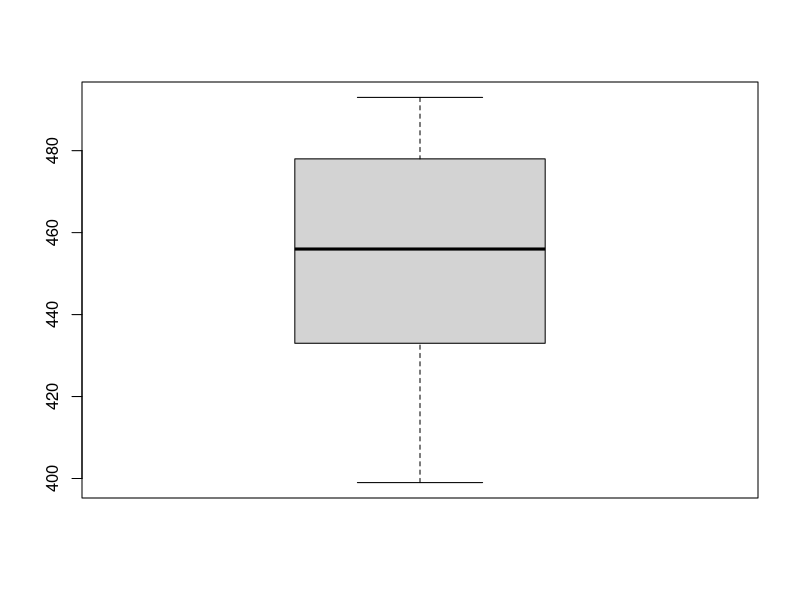
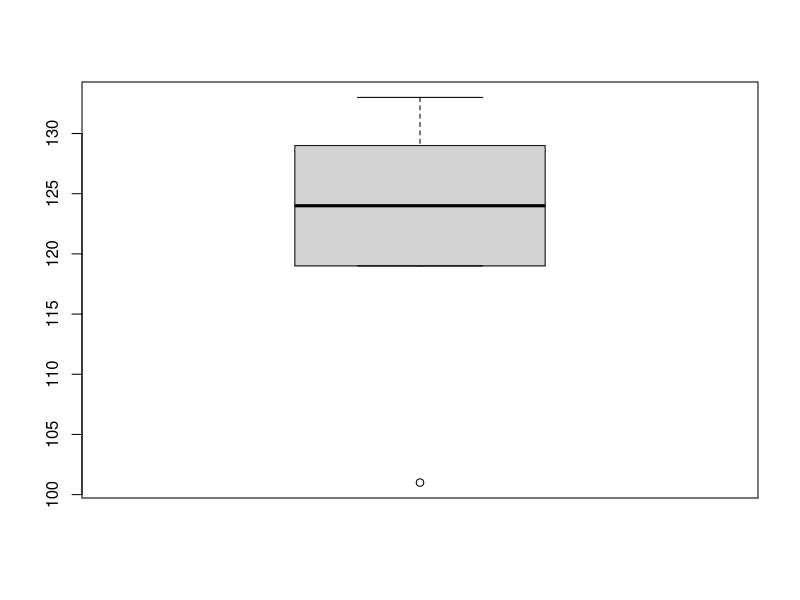
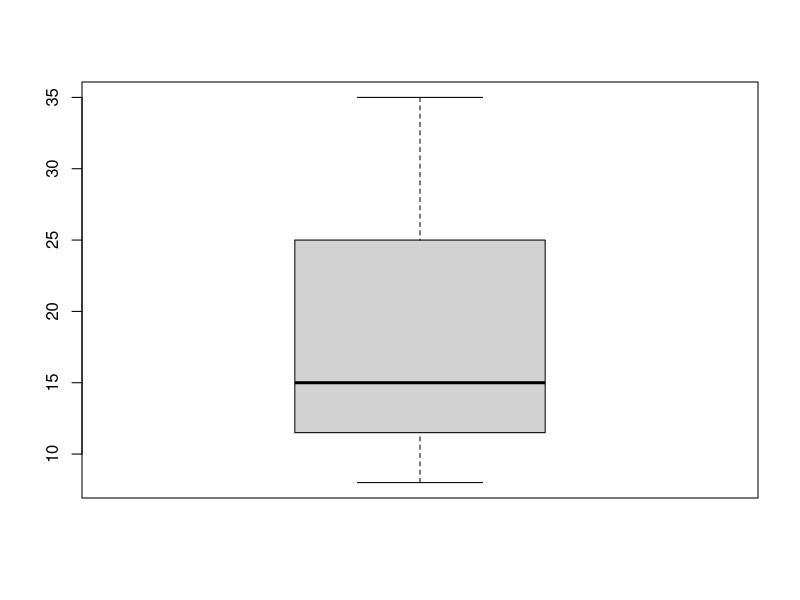
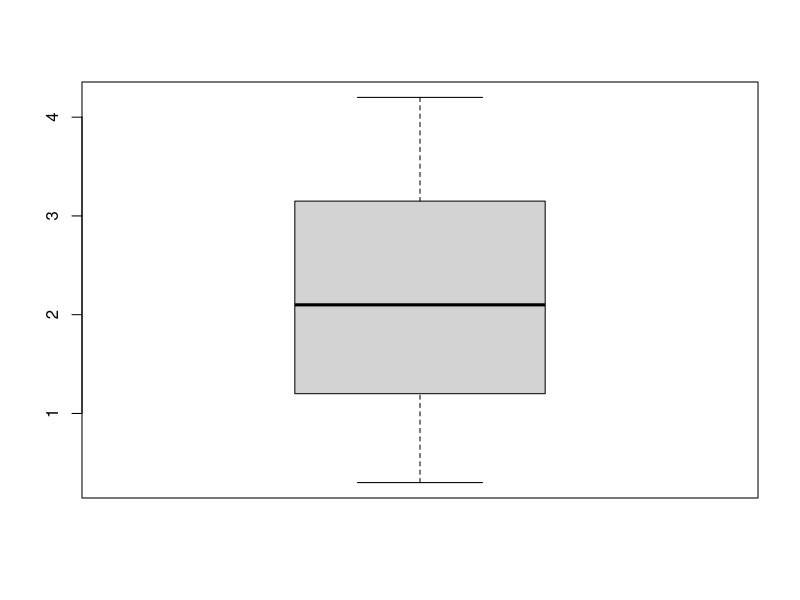
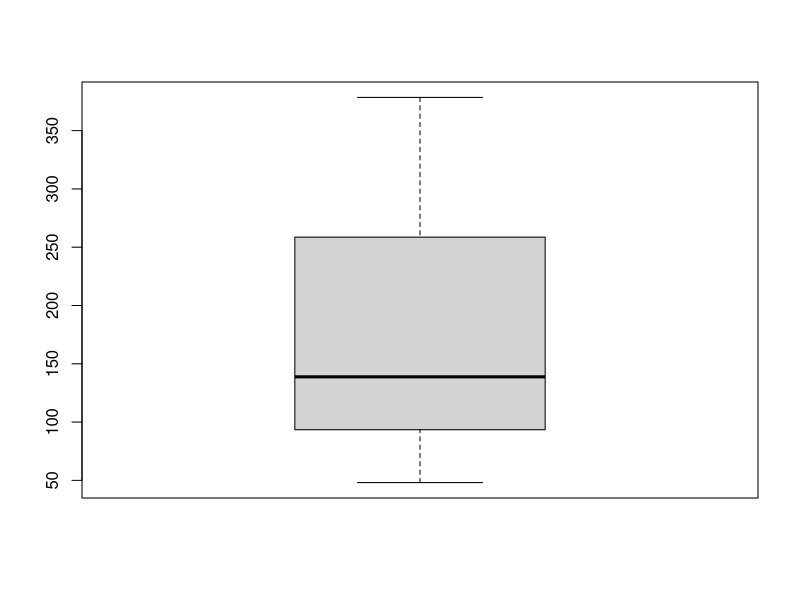
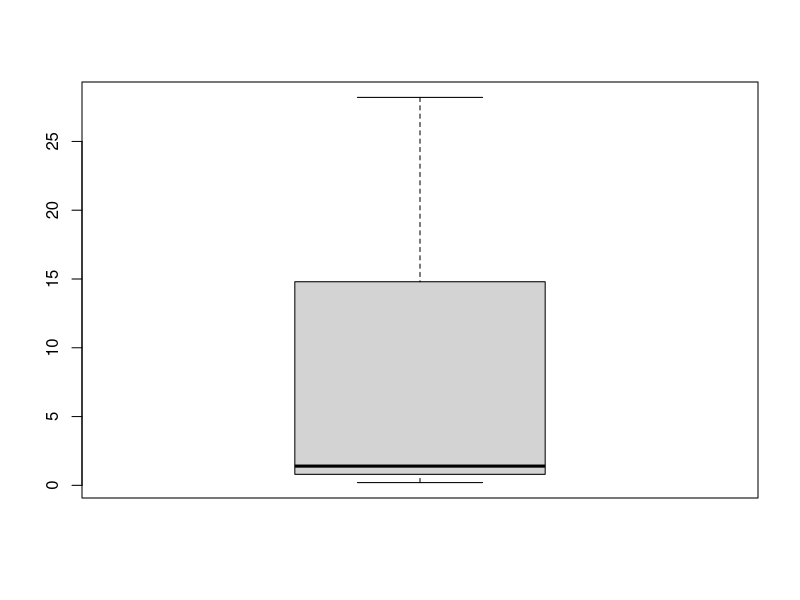

These figures' R source, in order:
## ---- chunk 1
HER2possamples<- c(456.0,433.0,399.0,478.0,493.0)
HER2negsamples<- c(124.0,133.0,119.0,129.0,101.0)
mean(HER2possamples)
sd(HER2possamples)
mean(HER2negsamples)
sd(HER2negsamples)
## ---- chunk 2
boxplot(HER2possamples)
## ---- chunk 3
boxplot(HER2negsamples)
## ---- chunk 4
t.test(HER2possamples,HER2negsamples)
## ---- chunk 5
patientID<- c("A1","A2","B1","B2","C1","C2")
CEA<- c(35,2.1,8,15,0.3,4.2)
S100_A9<- c(378.5,28.2,48.1,138.8,0.2,1.4)
## ---- chunk 6
exosome_study_df<-data.frame(ID=patientID,Antigen=CEA,Protein=S100_A9)
exosome_study_df
## ---- chunk 7
rownames(exosome_study_df)<-exosome_study_df[,1]
exosome_study_df[,1]<-NULL
exosome_study_df
## ---- chunk 8
row.names(exosome_study_df)[exosome_study_df$Antigen >= 8.0]
## ---- chunk 9
high_values<-subset(exosome_study_df,exosome_study_df$Antigen >=8)
high_values
## ---- chunk 10
low_values<-subset(exosome_study_df,exosome_study_df$Antigen <8)
low_values
## ---- chunk 11
mean(low_values$Antigen)
sd(low_values$Antigen)
mean(high_values$Antigen)
sd(high_values$Antigen)
## ---- chunk 12
boxplot(high_values$Antigen)
## ---- chunk 13
boxplot(low_values$Antigen)
## ---- chunk 14
mean(high_values$Protein)
sd(high_values$Protein)
mean(low_values$Protein)
sd(low_values$Protein)
## ---- chunk 15
boxplot(high_values$Protein)
## ---- chunk 16
boxplot(low_values$Protein)
